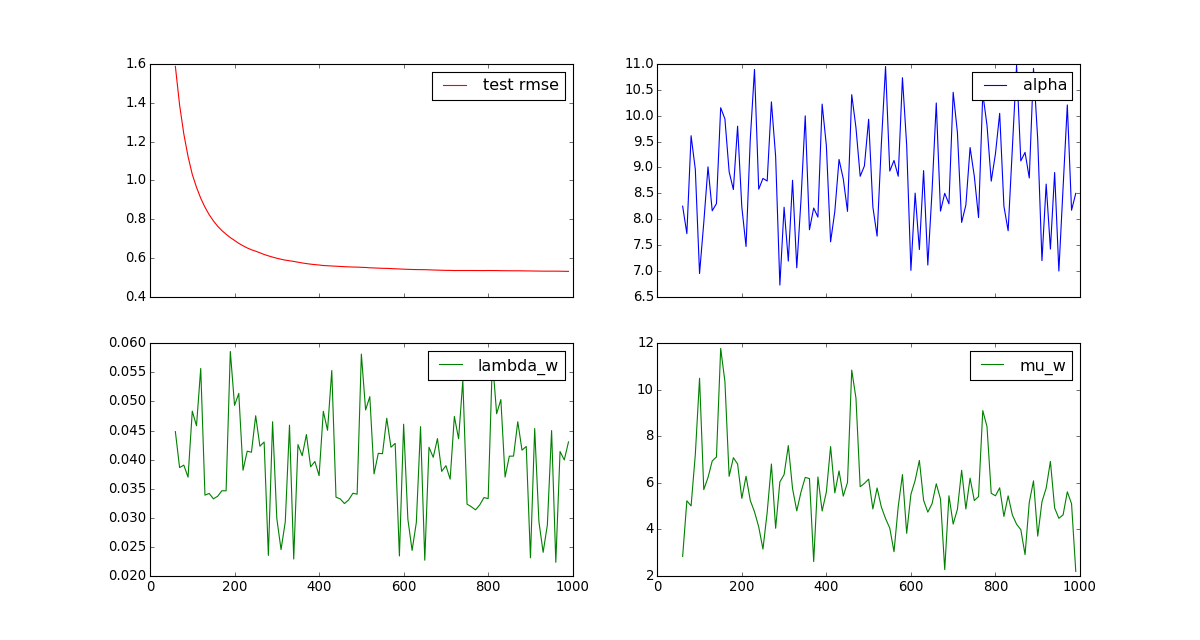

The Python source for this figure:
import numpy as np
from sklearn.metrics import mean_squared_error
from sklearn.model_selection import train_test_split

from fastFM.datasets import make_user_item_regression
from fastFM import mcmc

n_iter = 100
step_size = 10
seed = 123
rank = 3

X, y, coef = make_user_item_regression(label_stdev=.4)
X_train, X_test, y_train, y_test = train_test_split(
    X, y, test_size=0.33)

fm = mcmc.FMRegression(n_iter=0, rank=rank, random_state=seed)
# Allocates and initalizes the model and hyper parameter.
fm.fit_predict(X_train, y_train, X_test)

rmse_test = []
rmse_new = []
hyper_param = np.zeros((n_iter -1, 3 + 2 * rank), dtype=np.float64)
for nr, i in enumerate(range(1, n_iter)):
    fm.random_state = i * seed
    y_pred = fm.fit_predict(X_train, y_train, X_test, n_more_iter=step_size)
    rmse_test.append(np.sqrt(mean_squared_error(y_pred, y_test)))
    hyper_param[nr, :] = fm.hyper_param_

values = np.arange(1, n_iter)
x = values * step_size
burn_in = 5
x = x[burn_in:]

from matplotlib import pyplot as plt
fig, axes = plt.subplots(nrows=2, ncols=2, sharex=True, figsize=(15, 8))

axes[0, 0].plot(x, rmse_test[burn_in:], label='test rmse', color="r")
axes[0, 0].legend()
axes[0, 1].plot(x, hyper_param[burn_in:,0], label='alpha', color="b")
axes[0, 1].legend()
axes[1, 0].plot(x, hyper_param[burn_in:,1], label='lambda_w', color="g")
axes[1, 0].legend()
axes[1, 1].plot(x, hyper_param[burn_in:,3], label='mu_w', color="g")
axes[1, 1].legend()
